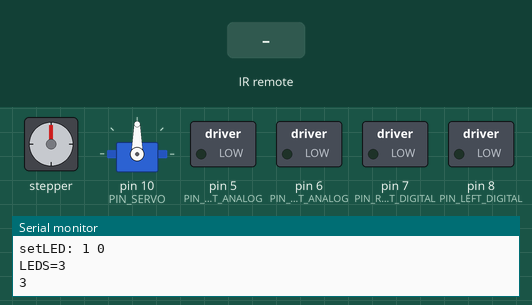
Simulated run of this sketch. Board: Arduino Uno, built with avr-gcc and run on an emulated ATmega328P. Shown: stepper motor, servo, switched loads named in the sketch (green lamp = pin HIGH), the last lines printed to the serial monitor. Wiring (inferred from the names in the program): stepper motor (2048 steps per turn assumed): coils A0, pin 4, A1, pin 3. Inputs (shaded band) come from the test bench. Pins used as bus, display or sensor lines are not drawn.

Above: at 1.2 s.
1.3 s: infrared code 0xFF629D received
At 1.8 s:
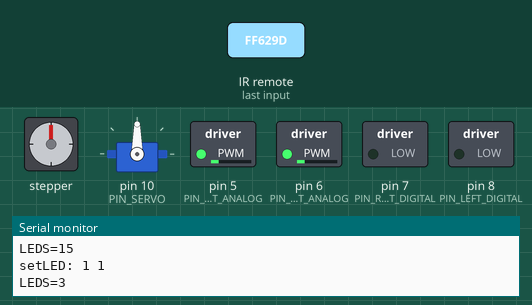
2.8 s: infrared code 0xFF22DD received
At 4.2 s:
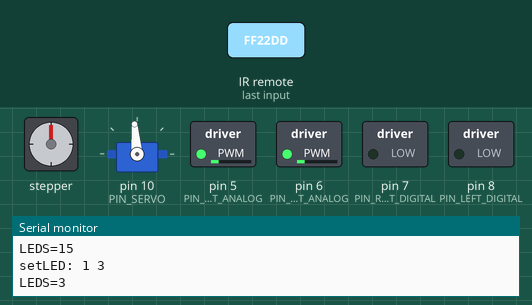
5.8 s: infrared code 0xFFFFFFFF received
At 6.5 s:
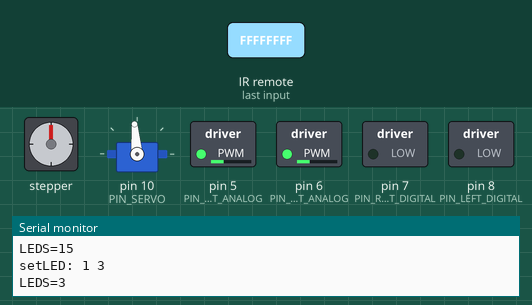
11.8 s: infrared code 0xFF22DD received
At 13.2 s:
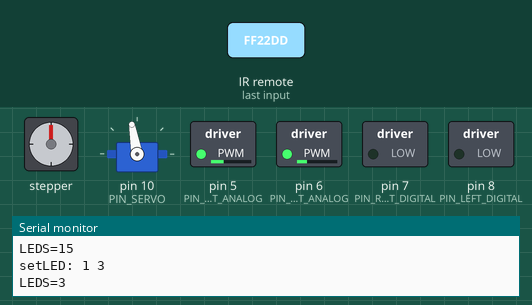
14.8 s: infrared code 0xFFA857 received
At 15.1 s:
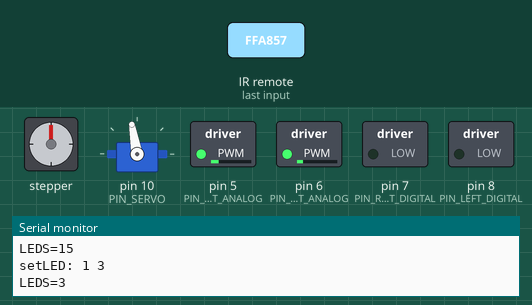
Timing chart, 0 to 17.8 s (numbered marks = the images above; inputs shaded):
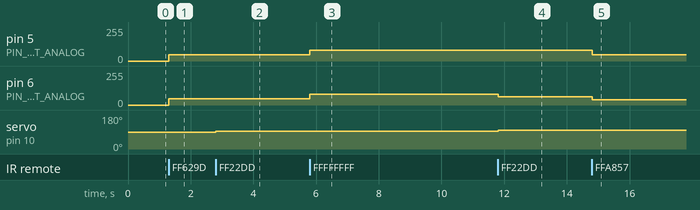

Measured:
- after the input at 1.3 s, pin 5 (PIN_RIGHT_ANALOG), pin 6 (PIN_LEFT_ANALOG): 0/255 → 47/255 at once
- after the input at 2.8 s, servo on pin 10 (PIN_SERVO): 90° → 95° at once
- after the input at 5.8 s, pin 5 (PIN_RIGHT_ANALOG), pin 6 (PIN_LEFT_ANALOG): 47/255 → 79/255 at once
- after the input at 11.8 s, pin 6 (PIN_LEFT_ANALOG): 79/255 → 63/255 at once; servo on pin 10 (PIN_SERVO): 95° → 100° at once
- after the input at 14.8 s, pin 5 (PIN_RIGHT_ANALOG): 79/255 → 47/255 at once; pin 6 (PIN_LEFT_ANALOG): 63/255 → 38/255 at once

The sketch:

ABMotor4.ino
```cpp
#include <IRremote.h>
#include <IRremoteInt.h>
#include <Servo.h>


#define LED_LEFT 0
#define LED_RIGHT 1
#define LED_RED 0
#define LED_GREEN 1

// Richtung, Farbe: Rechts rot/gruen, links rot/gruen
const unsigned int LEDs[2][2]={{A0,A1},{4,3}};

// Eingang Fernbedienung
#define IR_INPUT 12

// Pins fuer die Motoren
#define PIN_LEFT_DIGITAL 8
#define PIN_RIGHT_DIGITAL 7
#define PIN_LEFT_ANALOG 6
#define PIN_RIGHT_ANALOG 5

// Pin für den Lenkmotor (Servo)
#define PIN_SERVO 10

// Schrittweite (step) schneller/langsamer
const signed int STEP = 0x20;
// Schrittweite Lenkung (Grad)
const unsigned int stepServo = 5; // Grad

// Servo gerade? Damit kann man notfalls kleine Ausgleiche machen
const unsigned int straightServo = 90;

// bei 63 Grad dreht es um ein stehendes Hinterrad. 90-60 = 30
const unsigned int minServo = straightServo-60;
// 90+60 = 150
const unsigned int maxServo = straightServo+60;

const unsigned int SPEED_MIN  = 0x2F;
const unsigned int SPEED_MAX  = 0xFF;

// Verschiedene Modus (Arten) der LED
#define MODE_OFF 0
#define MODE_GREEN 1
#define MODE_RED 2
#define MODE_BLINK 3
#define MODE_BOTH 4

// die LED können in einem der Modus sein, und in welchem wird hier gespeichert.
unsigned int leftLedMode=MODE_OFF;
unsigned int rightLedMode=MODE_OFF;
// wann wurde das letzte mal umgeschaltet?
unsigned long lastBlinkSwitch=0;
unsigned long blinkMillis = 350;

// Fernbedienung Codes
const unsigned long UP = 0xff629d;
const unsigned long DOWN = 0xffa857;
const unsigned long OK = 0xff02fd;
const unsigned long LEFT = 0xff22dd;
const unsigned long RIGHT = 0xffc23d;
const unsigned long KEEP = 0xffffffff;
const unsigned long KEY1 = 0xff6897;
const unsigned long KEY2 = 0xff9867;
const unsigned long KEY3 = 0xffb04f;
const unsigned long KEY4 = 0xff30cf;
const unsigned long KEY5 = 0xff18e7;
const unsigned long KEY6 = 0xff7a85;
const unsigned long KEY7 = 0xff10ef;
const unsigned long KEY9 = 0xff5aa5;


// manche Tastendrücke liefern bei gedrückt halten nur 0xffffffff = KEEP, dann brauchen wir die alten Werte
int oldDeltaSpeed=0;
signed int oldDeltaServo = 0;
unsigned long oldKey = 0;

// Wie schnell ist das Auto?
signed long speed = 0;

// Welche Richtung (direction) hat es? 1 = vor, -1 = zurueck
signed short int dir   = 1;

// Fernbedienungssensor aktivieren
IRrecv irrecv(IR_INPUT);

// Fernbedienungsergebnis heisst jetzt "results"
decode_results results;

Servo myservo;  // create servo object to control a servo
                // twelve servo objects can be created on most boards

int posServo = straightServo;    // variable to store the servo position

unsigned long servoStarted = 5;
int oldServo = 0;

int currentBlink = LED_RED;

// Das hier wird einmal nach jedem Start oder Reset aufgerufen
void setup()
{
  Serial.begin(9600); // nur fuer die Textausgabe am Computer
  irrecv.enableIRIn(); // Start the receiver
  // Ausgabemodus setzen
  pinMode(PIN_LEFT_DIGITAL, OUTPUT);
  pinMode(PIN_LEFT_ANALOG, OUTPUT);
  analogWrite(PIN_LEFT_DIGITAL, 0);
  analogWrite(PIN_LEFT_ANALOG, 0);
  pinMode(PIN_RIGHT_DIGITAL, OUTPUT);
  pinMode(PIN_RIGHT_ANALOG, OUTPUT);
  analogWrite(PIN_RIGHT_DIGITAL, 0);
  analogWrite(PIN_RIGHT_ANALOG, 0);


  // Alle LEDs
  for (int i=0;i<2;i++){
    for(int j=0;j<2;j++){
      pinMode(LEDs[i][j], OUTPUT);
      digitalWrite(LEDs[i][j], LOW);
    }
  }
  // Servo erst mal starten
  myservo.attach(PIN_SERVO);  // attaches the servo on PIN_SERVO to the servo object
  // uns merken, seit wann er läuft
  servoStarted=millis()+1;
  // und auf "Mitte" setzen.
  myservo.write(posServo);
  // Serial.print("Setup Servo Started:");Serial.println(servoStarted);

  speed = 0;
  dir = 1;
  oldKey=0;
  leftLedMode=MODE_OFF;
  rightLedMode=MODE_OFF;
  posServo=straightServo;
  checkLEDs();
}

// Hilfsfunktion zum Auswerten der Fernbedienung
void evalKey(const unsigned long key){
  // Geschwindigkeit aendern?
  short int deltaSpeed = 0;
  // Richtung aendern?
  short signed int deltaServo = 0;
  oldServo=posServo;
    switch(key){

      case KEEP:
        //Serial.print("KEEP");Serial.println(oldDeltaSpeed, DEC);
        if(oldKey != 0){
          evalKey(oldKey);
        }
        return;
        break;
      case OK:
        setup();
        return;
        break;

      case LEFT:
        deltaSpeed=0;
        deltaServo = stepServo;
        break;

      case RIGHT:
        deltaSpeed=0;
        deltaServo = -stepServo;
        //Serial.print("RIGHT:");Serial.print(breakLeft, HEX);Serial.print(breakRight, HEX);
        break;

      case UP:
        deltaSpeed = 1;
        oldDeltaSpeed=deltaSpeed;
        deltaServo=0;
        break;
      case DOWN:
        deltaSpeed = -1;
        oldDeltaSpeed=deltaSpeed;
        deltaServo=0;
        break;
      case KEY6:
        setLED(LED_LEFT, MODE_BLINK);
        setLED(LED_RIGHT, MODE_OFF);
        return;
        break;
      case KEY4:
        setLED(LED_LEFT, MODE_OFF);
        setLED(LED_RIGHT, MODE_BLINK);
        return;
        break;
      case KEY5:
        setLED(LED_LEFT, MODE_OFF);
        setLED(LED_RIGHT, MODE_OFF);
        return;
        break;
      default:
        Serial.print("?");Serial.println(key,HEX);
        oldKey = 0;
       return;
    }
    if(key == UP || key == DOWN){
      oldKey = key;
    }

    // Lenkung: deltaServo auf posServo addieren
    posServo += deltaServo;
    // Grenzen beachten
    if(posServo < minServo){
      posServo = minServo;
    }
    if(posServo > maxServo){
      posServo = maxServo;
    }

    // das langsamer/schneller (Änderung der Geschwindigkeit) speichern
    if(deltaSpeed != 0){
      oldDeltaSpeed = deltaSpeed;
    }
    // Lenkungsänderung speichern
    if(deltaServo != 0){
      oldDeltaServo = deltaServo;
    }

    // Auf die Geschwindigkeit kommt Richtung * Änderung drauf
    // wenn Fahrt bereits rückwärts und Änderung auch nach rückwärts, dann wird das Fahrzeug schneller
    speed = (signed long)speed + (signed long)deltaSpeed*(signed long)STEP*(signed long)dir;

    // Grenzen der Geschwindigkeit
    if(speed > SPEED_MAX){
      speed = SPEED_MAX;
    }
    // wenn durch bremsen oder Beschleunigen die null durchschritten wurde, ist das ein Richtungswechsel
    if(speed < 0){
      speed = 0;
      dir = -dir;
    }
    if(0 < speed && speed < SPEED_MIN && deltaSpeed != 0){
      dir = deltaSpeed;
      speed = SPEED_MIN;
    }

    if(0 < speed && speed < SPEED_MIN){
      speed = SPEED_MIN;
    }

    int speedLeft = speed;
    int speedRight= speed;
    if(posServo < straightServo - stepServo){
      unsigned long alpha = straightServo - posServo;
      Serial.print("posServo = ");Serial.print(posServo);Serial.print(", alpha=");Serial.println(alpha);
      if(alpha >= 50){
        speedRight = 0;
      }
      else{
        speedRight = (long)speed * (95-alpha) / (95 + alpha);
      }

    }
    if(posServo > straightServo + stepServo){
      unsigned long alpha = posServo - straightServo;
      Serial.print("posServo = ");Serial.print(posServo);Serial.print(", alpha=");Serial.println(alpha);
      if(alpha >= 50){
        speedLeft = 0;
      }
      speedLeft = (long)speed * (95-alpha)/(95+alpha);
    }
    if(posServo <= straightServo - stepServo){
      leftLedMode = MODE_BLINK;
      rightLedMode=MODE_GREEN;
      lastBlinkSwitch=millis();
      currentBlink = LED_RED;
    }
    else{
      if(posServo >= straightServo + stepServo){
        leftLedMode = MODE_GREEN;
        rightLedMode=MODE_BLINK;
        lastBlinkSwitch=millis();
        currentBlink = LED_RED;
      }
      else{
        leftLedMode = MODE_GREEN;
        rightLedMode = MODE_GREEN;
        lastBlinkSwitch=0;
      }
    }

    Serial.print("posServo=");Serial.print(posServo);Serial.print("speedLeft=");Serial.print(speedLeft, HEX);Serial.print("speedRight=");Serial.println(speedRight, HEX);
    if(posServo != oldServo && posServo > 0 && posServo < 180){
      //Serial.print("posServo = ");Serial.print(posServo);
      //Serial.print(" breakLeft=");Serial.print(breakLeft,HEX);
      //Serial.print(" breakRight=");Serial.println(breakRight,HEX);
      myservo.attach(PIN_SERVO);
      myservo.write(posServo);
      servoStarted = millis();
    }

    //Serial.print(" new speed = ");Serial.print(speed, HEX);
    //Serial.println();

    //Serial.print(" dir = ");Serial.print(dir, DEC);Serial.print(" speed = ");Serial.println(speed, HEX);

    if(dir > 0){
      analogWrite(PIN_LEFT_ANALOG, speedLeft);
      analogWrite(PIN_RIGHT_ANALOG, speedRight);
      digitalWrite(PIN_LEFT_DIGITAL, LOW);
      digitalWrite(PIN_RIGHT_DIGITAL, LOW);
      //Serial.println("low");
    }
    else{
      analogWrite(PIN_LEFT_ANALOG, 0xff-speedLeft);
      analogWrite(PIN_RIGHT_ANALOG, 0xff-speedRight);
      digitalWrite(PIN_LEFT_DIGITAL, HIGH);
      digitalWrite(PIN_RIGHT_DIGITAL, HIGH);
      //Serial.println("high");
    }
    if(speed == 0){
      leftLedMode=MODE_OFF;
      rightLedMode=MODE_OFF;
      lastBlinkSwitch = 0;
    }
    checkLEDs();
}

void checkLEDs(){
  setLED(LED_LEFT, leftLedMode);
  setLED(LED_RIGHT, rightLedMode);
}

void setLED(int side, int mode){
  Serial.print("setLED: ");Serial.print(side);Serial.print(" ");Serial.println(mode);
  Serial.print("LEDS=");Serial.println(LEDs[side][LED_GREEN]);
  switch(mode){
    case MODE_OFF:
      Serial.println(LEDs[side][LED_GREEN]);
      digitalWrite(LEDs[side][LED_GREEN], 1);
      digitalWrite(LEDs[side][LED_RED], 1);
      break;
    case MODE_GREEN:
      digitalWrite(LEDs[side][LED_GREEN], 1);
      digitalWrite(LEDs[side][LED_RED], 0);
      break;
    case MODE_RED:
      digitalWrite(LEDs[side][LED_GREEN], 0);
      digitalWrite(LEDs[side][LED_RED], 1);
      break;
    case MODE_BOTH:
      digitalWrite(LEDs[side][LED_GREEN], 1);
      digitalWrite(LEDs[side][LED_RED], 1);
      break;
    case MODE_BLINK:
      if(currentBlink == LED_RED){
        digitalWrite(LEDs[side][LED_GREEN], LOW);
        digitalWrite(LEDs[side][LED_RED], HIGH);
      }
      else{
        digitalWrite(LEDs[side][LED_GREEN], HIGH);
        digitalWrite(LEDs[side][LED_RED], LOW);
      }
      break;
  }
}

void loop() {

  if(lastBlinkSwitch > 0 && millis() - lastBlinkSwitch > blinkMillis){
    lastBlinkSwitch = millis();
    if(currentBlink == LED_RED){
      currentBlink = LED_GREEN;
    }
    else{
      currentBlink = LED_RED;
    }
    checkLEDs();
  }
  if(servoStarted > 0 && millis()> 800 && millis() - servoStarted > 800){
    myservo.detach();
    servoStarted = 0;
  }
  if (irrecv.decode(&results)) {
    // ff629d = UP
    // ffa857 = down
    // ff22dd = left
    // ffc23d = right
    // ff02fd = OK
    evalKey(results.value);
    irrecv.resume(); // Receive the next value
  }
}
```
